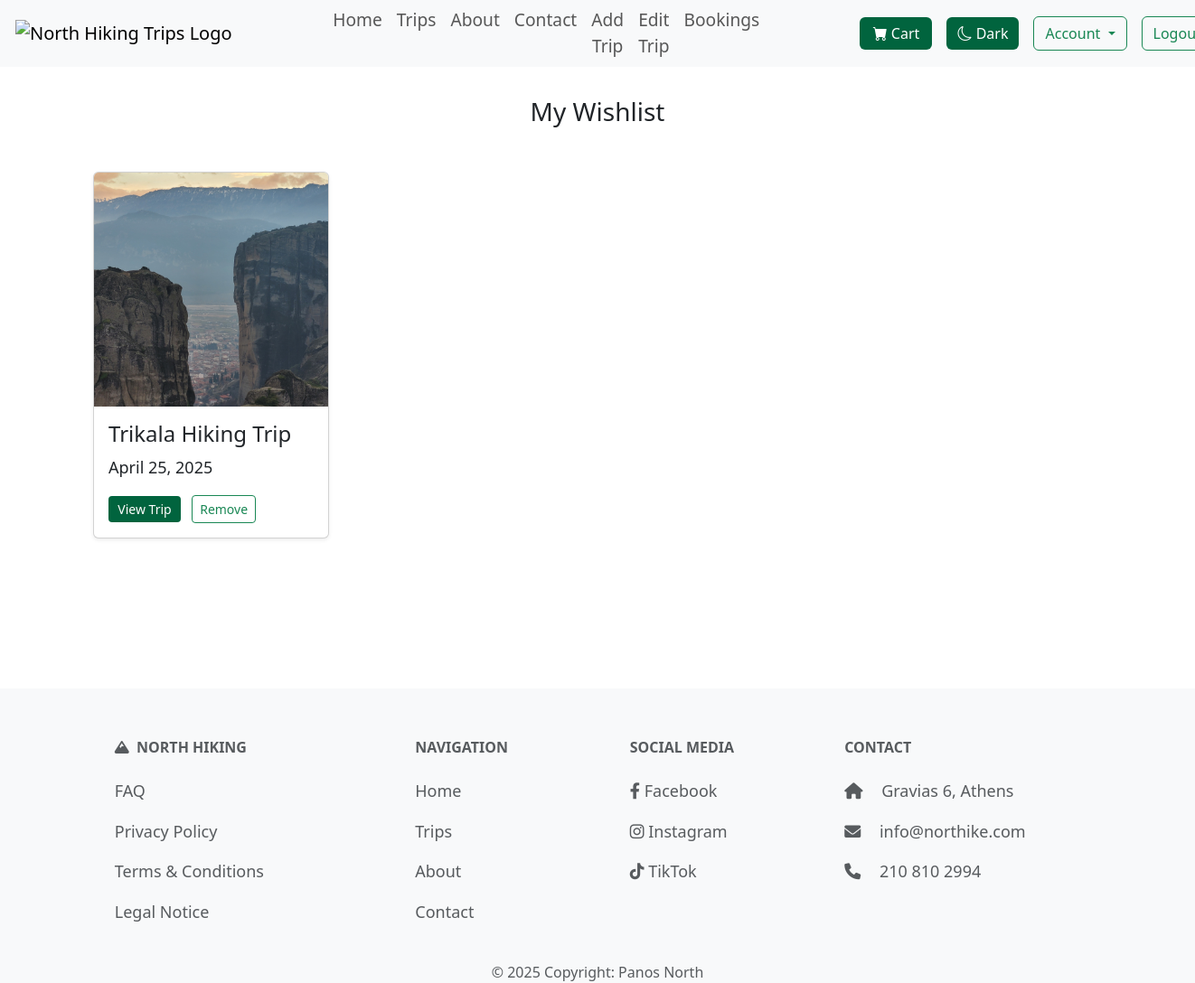
The app's page /users/account/wishlist/ (signed in) with its own data.
### trips/models.py (models this page shows, shortened)
class Wishlist(models.Model):
    user = models.ForeignKey(User, on_delete=models.CASCADE, related_name='wishlist')
    trip = models.ForeignKey('Trip', on_delete=models.CASCADE, related_name='wishlisted_by')
    added_at = models.DateTimeField(auto_now_add=True)

class Trip(models.Model):
    DIFFICULTY_LEVELS = [
        ('Easy', 'Easy'),
        ('Moderate', 'Moderate'),
        ('Hard', 'Hard'),
        ('Extreme', 'Extreme')
    ]
    TERRAIN_TYPES = [
        ('Forest', 'Forest'),
        ('Mountain', 'Mountain'),
        ('Beach', 'Beach'),
        ('Urban', 'Urban'),
    ]
    title = models.CharField(max_length=60, unique=True)
    location = models.CharField(max_length=40)
    difficulty = models.CharField(max_length=10, choices=DIFFICULTY_LEVELS)
    distance = models.DecimalField(max_digits=5, decimal_places=1, validators=[MinValueValidator(0), MaxValueValidator(1000000)])
    terrain = models.CharField(max_length=20, choices=TERRAIN_TYPES)
    price = models.DecimalField(max_digits=8, decimal_places=2, validators=[MinValueValidator(0)])
    start_date = models.DateField(validators=[validate_future_date])
    end_date = models.DateField(validators=[validate_future_date])
    altitude_difference = models.PositiveIntegerField(validators=[MinValueValidator(1)])
    hiking_duration = models.PositiveIntegerField(validators=[MinValueValidator(1)])
    max_participants = models.PositiveIntegerField(validators=[MinValueValidator(1), MaxValueValidator(99)])
    description = models.TextField(max_length=500)
    image = models.ImageField(default='default.png', blank=True, null=True)
    guide = models.ForeignKey('Guide', on_delete=models.SET_NULL, null=True, blank=True, related_name='trip_guides'
    )
    slug = models.SlugField(unique=True, null=True, blank=True, editable=False)

### users/views.py (the view)
# urls.py: path('account/wishlist/', views.my_wishlist, name='account-wishlist'),
@login_required
def my_wishlist(request):
    wishlist_items = Wishlist.objects.filter(user=request.user).select_related('trip')
    return render(request, 'users/my_wishlist.html', {'wishlist_items': wishlist_items})

### trips/context_processors.py (called while the page is built)
def cart_item_count(request):
    if request.user.is_authenticated:
        count = CartItem.objects.filter(user=request.user).count()
        return {'cart_item_count': count}
    return {'cart_item_count': 0}

### users/templates/users/my_wishlist.html (shortened to what this page needs)
{% extends "layout.html" %}
{% block content %}
<div class="short-layout-body">
<section class="container short-layout-wrapper">
    <h2 class="normal_title">My Wishlist</h2>
    {% if wishlist_items %}
        <div class="row">
            {% for item in wishlist_items %}
                <div class="col-md-6 col-lg-3 my-3">
                    <div class="card h-100 shadow-sm">
                        <img src="{{ item.trip.image.url }}" class="card-img-top" alt="{{ item.trip.title }}">
                        <div class="card-body">
                            <h4 class="card-title">{{ item.trip.title }}</h4>
                            <p class="card-text">{{ item.trip.start_date }}</p>
                            <a href="{% url 'trips:page' slug=item.trip.slug %}" class="greenbutton btn btn-sm me-2">View Trip</a>
                            <form action="{% url 'users:remove-from-wishlist' trip_id=item.trip.id %}" method="post" style="display:inline;">
                                <button type="submit" class="btn btn-outline-success btn-sm">Remove</button>
                            </form>
                        </div>
                    </div>
                </div>
            {% endfor %}
        </div>
    {% else %}
    <div class="d-flex justify-content-center">
        <p>You haven’t added any trips to your wishlist yet.</p>
    </div>
    {% endif %}
</section>
{% endblock %}

### static/css/styles.css (style rules this page uses)
h2 { font-size: 28px; margin-bottom: 15px; }
p { font-size: 18px; line-height: 1.6; }
a { color: #009a3e; ; }
.normal_title { text-align: center; margin-top: 3%; margin-bottom: 3%; }
.greenbutton { min-width: 80px; }
.greenbutton { background-color: #01643e; color: white; border: none; }
::placeholder { color: #6c757d; }
.short-layout-body { height: 100%; margin: 0; }
.short-layout-wrapper { min-height: 80vh; display: flex; flex-direction: column; }

### records on screen
Wishlist: trip.image (picture), trip "Trikala Hiking Trip", trip.start_date "April 25, 2025"
